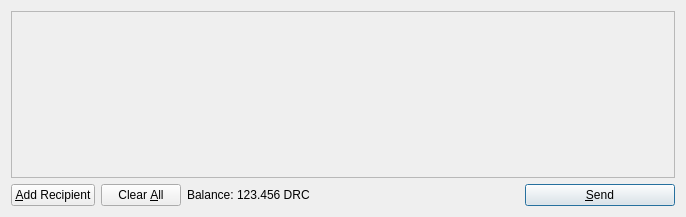
<?xml version="1.0" encoding="UTF-8"?>
<ui version="4.0">
 <class>SendCoinsDialog</class>
 <widget class="QDialog" name="SendCoinsDialog">
  <property name="geometry">
   <rect>
    <x>0</x>
    <y>0</y>
    <width>686</width>
    <height>217</height>
   </rect>
  </property>
  <property name="windowTitle">
   <string>Send Coins</string>
  </property>
  <layout class="QVBoxLayout" name="verticalLayout">
   <item>
    <widget class="QScrollArea" name="scrollArea">
     <property name="widgetResizable">
      <bool>true</bool>
     </property>
     <widget class="QWidget" name="scrollAreaWidgetContents">
      <property name="geometry">
       <rect>
        <x>0</x>
        <y>0</y>
        <width>666</width>
        <height>165</height>
       </rect>
      </property>
      <layout class="QVBoxLayout" name="verticalLayout_2">
       <property name="margin">
        <number>0</number>
       </property>
       <item>
        <layout class="QVBoxLayout" name="entries">
         <property name="spacing">
          <number>6</number>
         </property>
        </layout>
       </item>
       <item>
        <spacer name="verticalSpacer">
         <property name="orientation">
          <enum>Qt::Vertical</enum>
         </property>
         <property name="sizeHint" stdset="0">
          <size>
           <width>20</width>
           <height>40</height>
          </size>
         </property>
        </spacer>
       </item>
      </layout>
     </widget>
    </widget>
   </item>
   <item>
    <layout class="QHBoxLayout" name="horizontalLayout">
     <item>
      <widget class="QPushButton" name="addButton">
       <property name="toolTip">
        <string>Send to multiple recipients at once</string>
       </property>
       <property name="text">
        <string>&amp;Add Recipient</string>
       </property>
       <property name="icon">
        <iconset resource="../bitcoin.qrc">
         <normaloff>:/icons/add</normaloff>:/icons/add</iconset>
       </property>
       <property name="autoDefault">
        <bool>false</bool>
       </property>
      </widget>
     </item>
     <item>
      <widget class="QPushButton" name="clearButton">
       <property name="sizePolicy">
        <sizepolicy hsizetype="Minimum" vsizetype="Fixed">
         <horstretch>0</horstretch>
         <verstretch>0</verstretch>
        </sizepolicy>
       </property>
       <property name="toolTip">
        <string>Remove all transaction fields</string>
       </property>
       <property name="text">
        <string>Clear &amp;All</string>
       </property>
       <property name="icon">
        <iconset resource="../bitcoin.qrc">
         <normaloff>:/icons/remove</normaloff>:/icons/remove</iconset>
       </property>
       <property name="autoRepeatDelay">
        <number>300</number>
       </property>
       <property name="autoDefault">
        <bool>false</bool>
       </property>
      </widget>
     </item>
     <item>
      <layout class="QHBoxLayout" name="horizontalLayout_2">
       <property name="spacing">
        <number>3</number>
       </property>
       <item>
        <widget class="QLabel" name="label">
         <property name="text">
          <string>Balance:</string>
         </property>
        </widget>
       </item>
       <item>
        <widget class="QLabel" name="labelBalance">
         <property name="cursor">
          <cursorShape>IBeamCursor</cursorShape>
         </property>
         <property name="text">
          <string>123.456 DRC</string>
         </property>
         <property name="textInteractionFlags">
          <set>Qt::LinksAccessibleByMouse|Qt::TextSelectableByKeyboard|Qt::TextSelectableByMouse</set>
         </property>
        </widget>
       </item>
      </layout>
     </item>
     <item>
      <spacer name="horizontalSpacer">
       <property name="orientation">
        <enum>Qt::Horizontal</enum>
       </property>
       <property name="sizeHint" stdset="0">
        <size>
         <width>40</width>
         <height>20</height>
        </size>
       </property>
      </spacer>
     </item>
     <item>
      <widget class="QPushButton" name="sendButton">
       <property name="minimumSize">
        <size>
         <width>150</width>
         <height>0</height>
        </size>
       </property>
       <property name="toolTip">
        <string>Confirm the send action</string>
       </property>
       <property name="text">
        <string>&amp;Send</string>
       </property>
       <property name="icon">
        <iconset resource="../bitcoin.qrc">
         <normaloff>:/icons/send</normaloff>:/icons/send</iconset>
       </property>
       <property name="default">
        <bool>true</bool>
       </property>
      </widget>
     </item>
    </layout>
   </item>
  </layout>
 </widget>
 <resources>
  <include location="../bitcoin.qrc"/>
 </resources>
 <connections/>
</ui>
